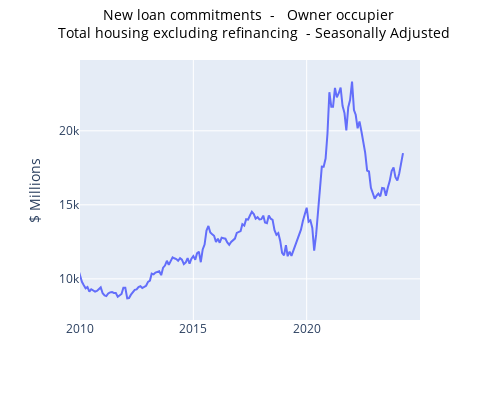

Notebook cell for this chart:
### Code cell
startDateExample = datetime(2010, 1, 1)
endDateExample = datetime(2024, 12, 31)
seriesToGraph = 'A108268693J'

graph_series_abs(seriesToGraph, dataSetLF, startDateExample, endDateExample,1, metaDataDict)

### Figure 1 — Plotly figure (JSON) as saved in the notebook; plotly's stock layout.template omitted (floating-point values rounded to 4 significant figures; data arrays with more than 128 entries replaced by an {"elided": "..."} marker saying what was removed)
{"data": [{"hovertemplate": "Date=%{x}<br>A108268693J=%{y}<extra></extra>", "legendgroup": "", "line": {"color": "#636efa", "dash": "solid"}, "marker": {"symbol": "circle"}, "mode": "lines", "name": "", "orientation": "v", "showlegend": false, "type": "scatter", "x": {"elided": "262 str values"}, "xaxis": "x", "y": {"elided": "262 float values"}, "yaxis": "y"}], "layout": {"height": 400, "hovermode": "x", "legend": {"tracegroupgap": 0}, "margin": {"t": 60}, "title": {"font": {"color": "black", "size": 14}, "text": "  New loan commitments  -   Owner occupier <br>  Total housing excluding refinancing  - Seasonally Adjusted", "x": 0.5, "y": 0.95}, "width": 500, "xaxis": {"anchor": "y", "domain": [0, 1], "range": ["2010-01-01T00:00:00", "2024-12-31T00:00:00"], "title": {"text": " "}, "type": "date"}, "yaxis": {"anchor": "x", "domain": [0, 1], "range": [7220.0, 24780.0], "title": {"text": "$ Millions"}, "type": "linear"}}}
